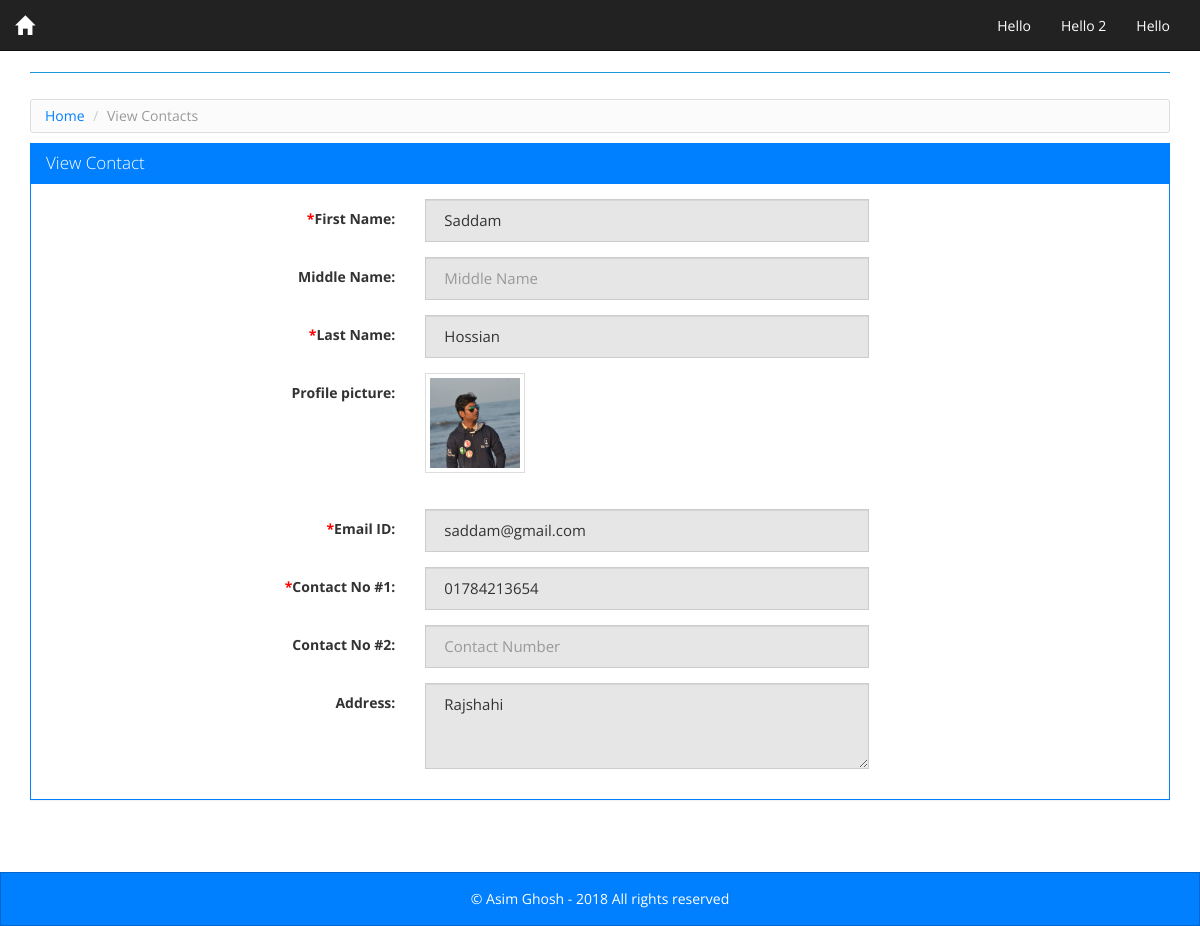
The app's page /view_contacts.php?cid=41 with its own data.
### tables this page shows
CREATE TABLE IF NOT EXISTS `tbl_contacts` (
`contact_id` int(15) NOT NULL,
  `first_name` varchar(255) NOT NULL,
  `middle_name` varchar(255) NOT NULL,
  `last_name` varchar(255) NOT NULL,
  `address` text,
  `contact_no1` varchar(255) NOT NULL,
  `contact_no2` varchar(255) DEFAULT NULL,
  `email_address` varchar(255) NOT NULL,
  `profile_pic` varchar(255) DEFAULT NULL
);

### view_contacts.php (the view)
<?php
require_once './config.php';
include './header.php';
try {
   $sql = "SELECT * FROM tbl_contacts WHERE 1 AND contact_id = :cid";
   $stmt = $DB->prepare($sql);
   $stmt->bindValue(":cid", intval($_GET["cid"]));
   $stmt->execute();
   $results = $stmt->fetchAll();
} catch (Exception $ex) {
  echo $ex->getMessage();
}
?>
<div class="row">
  <ul class="breadcrumb">
      <li><a href="index.php">Home</a></li>
      <li class="active">View Contacts</li>
    </ul>
</div>
  <div class="row">
    <div class="panel panel-primary">
      <div class="panel-heading">
        <h3 class="panel-title">View Contact</h3>
      </div>
      <div class="panel-body">
        <form class="form-horizontal" name="contact_form" id="contact_form" enctype="multipart/form-data" method="post" action="process_form.php">
          <fieldset>
            <div class="form-group">
              <label class="col-lg-4 control-label" for="first_name"><span class="required">*</span>First Name:</label>
              <div class="col-lg-5">
                <input type="text" readonly="" placeholder="First Name" value="<?php echo $results[0]["first_name"] ?>" id="first_name" class="form-control" name="first_name"><span id="first_name_err" class="error"></span>
              </div>
            </div>
            <div class="form-group">
              <label class="col-lg-4 control-label" for="middle_name">Middle Name:</label>
              <div class="col-lg-5">
                <input type="text" readonly="" value="<?php echo $results[0]["middle_name"] ?>" placeholder="Middle Name" id="middle_name" class="form-control" name="middle_name">
              </div>
            </div>
            <div class="form-group">
              <label class="col-lg-4 control-label" for="last_name"><span class="required">*</span>Last Name:</label>
              <div class="col-lg-5">
                <input type="text" readonly="" value="<?php echo $results[0]["last_name"] ?>" placeholder="Last Name" id="last_name" class="form-control" name="last_name"><span id="last_name_err" class="error"></span>
              </div>
            </div>
             <div class="form-group">
              <label class="col-lg-4 control-label" for="profile_pic">Profile picture:</label>
              <div class="col-lg-5">
                <?php $pic = ($results[0]["profile_pic"] <> "" ) ? $results[0]["profile_pic"] : "no_avatar.png" ?>
                <a href="profile_pics/<?php echo $pic ?>" target="_blank"><img src="profile_pics/<?php echo $pic ?>" alt="" width="100" height="100" class="thumbnail" ></a>
              </div>
            </div>
            <div class="form-group">
              <label class="col-lg-4 control-label" for="email_id"><span class="required">*</span>Email ID:</label>
              <div class="col-lg-5">
                <input type="text" readonly="" value="<?php echo $results[0]["email_address"] ?>" placeholder="Email ID" id="email_id" class="form-control" name="email_id"><span id="email_id_err" class="error"></span>
              </div>
            </div>
            <div class="form-group">
              <label class="col-lg-4 control-label" for="contact_no1"><span class="required">*</span>Contact No #1:</label>
              <div class="col-lg-5">
                <input type="text" readonly="" value="<?php echo $results[0]["contact_no1"] ?>" placeholder="Contact Number" id="contact_no1" class="form-control" name="contact_no1"><span id="contact_no1_err" class="error"></span>
              </div>
            </div>
            <div class="form-group">
              <label class="col-lg-4 control-label" for="contact_no2">Contact No #2:</label>
              <div class="col-lg-5">
                <input type="text" readonly="" value="<?php echo $results[0]["contact_no2"] ?>" placeholder="Contact Number" id="contact_no2" class="form-control" name="contact_no2"><span id="contact_no2_err" class="error"></span>
              </div>
            </div>
            <div class="form-group">
              <label class="col-lg-4 control-label" for="address">Address:</label>
              <div class="col-lg-5">
                <textarea id="address" readonly="" name="address" rows="3" class="form-control"><?php echo $results[0]["address"] ?></textarea>
              </div>
            </div>
          </fieldset>
        </form>
      </div>
    </div>
  </div>
<?php
include './footer.php';
?>

### style.css (style rules this page uses)
html, body { height: 100%; }
body { font-size: 14px; line-height: 18px; }
.mainbody .row { margin: 0px; }
.panel-body { width: 100%; margin: 0 auto; }
.breadcrumb { background-color: #FBFBFB; background-image: -moz-linear-gradient(center top , #FFFFFF, #F5F5F5); background-repeat: repeat-x; border: 1px solid #DDDDDD; border-radius: 3px; box-shadow: 0 1px 0 #FFFFFF inset; list-style: none outside none; margin: 5px 0 10px 0; padding: 7px 14px; }
.breadcrumb li { display: inline-block; text-shadow: 0 1px 0 #FFFFFF; }
.required { color: #f00; }

### records on screen
tbl_contacts: first_name "Saddam", last_name "Hossian", profile_pic (picture), email_id "saddam@gmail.com", contact_no1 "01784213654", address "Rajshahi"
